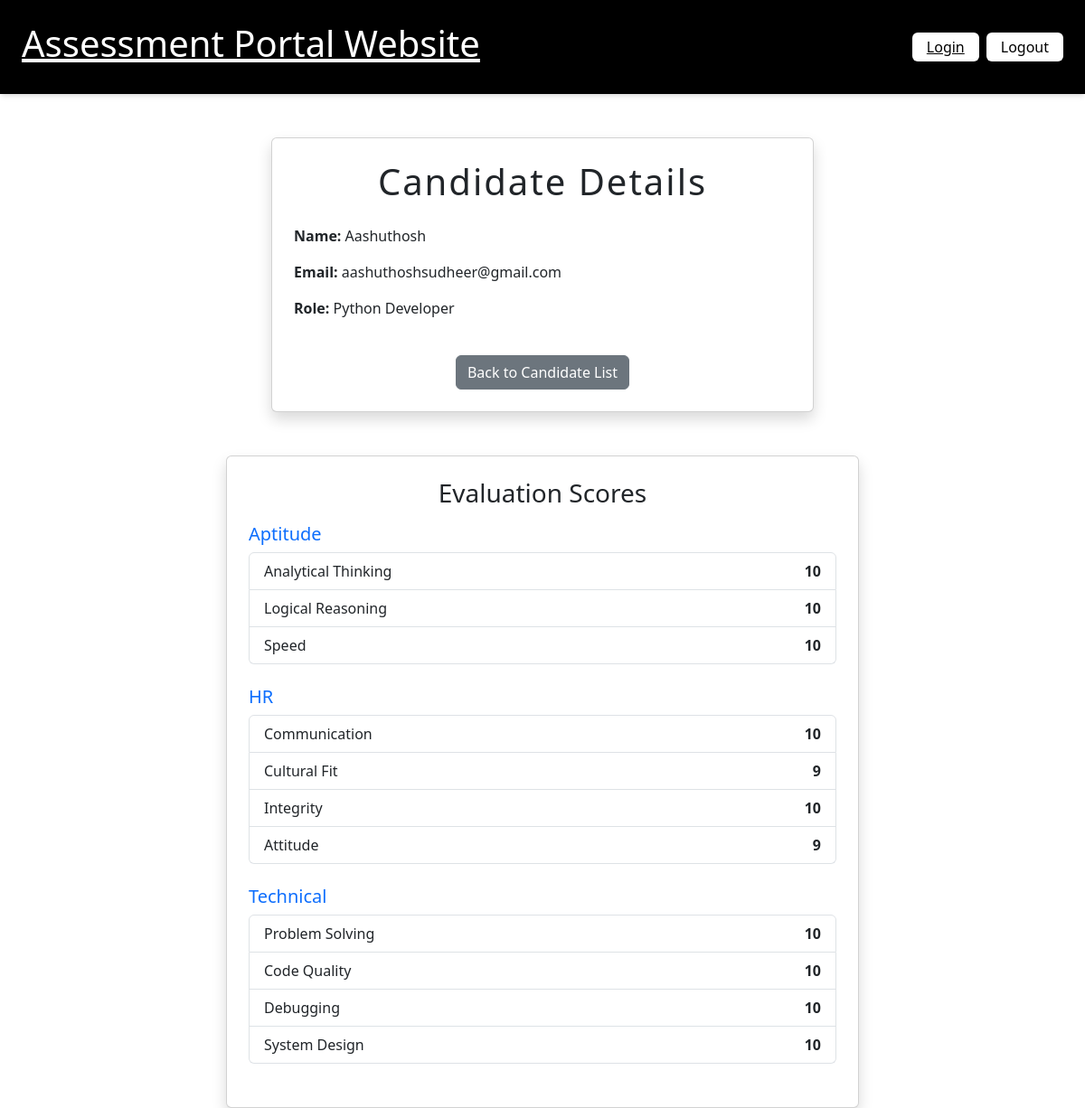
Page /candidatedetail/18/ on the committed database.
### assessment_app/models.py (models this page shows, shortened)
class Candidate(models.Model):
    name = models.CharField(max_length=30,null=False,blank=False)
    email = models.EmailField(null=False,blank=False)
    resume = models.FileField(upload_to="resumes/",blank=True,null=True)
    role = models.ForeignKey(Role,related_name='candidaterole',on_delete=models.CASCADE)

class Role(models.Model):
    title = models.CharField(max_length=40,null=False,blank=False,unique=True)
    def __str__(self):
        return self.title

class Criteria(models.Model):
    criteria_title = models.CharField(max_length=100)
    criteria_section = models.ForeignKey(Section, related_name='criteria', on_delete=models.CASCADE)
    criteria_description = models.TextField()

### assessment_app/views.py (the view)
# urls.py: path('candidatedetail/<int:pk>/',CandidateDetailView.as_view(),name='candidate-detail'),
class CandidateDetailView(DetailView):
    model = Candidate
    template_name = 'candidate/detail.html'
    context_object_name = 'object'
    def get_context_data(self, **kwargs):
        context = super().get_context_data(**kwargs)
        candidate = self.get_object()
        scores = (
            CandidateCriterionScore.objects
            .filter(candidate=candidate)
            .select_related('criterion__criteria', 'criterion__criteria__criteria_section')
            .order_by('criterion__criteria__criteria_section__title')
            .values(
                'criterion__criteria__criteria_section__title',
                'criterion__criteria__criteria_title',
                'score'
            )
        )
        grouped_scores = {}
        for s in scores:
            section = s['criterion__criteria__criteria_section__title']
            grouped_scores.setdefault(section, []).append({
                'criterion_title': s['criterion__criteria__criteria_title'],
                'score': s['score']
            })
        context['grouped_scores'] = grouped_scores
        return context

### templates/candidate/detail.html
{% extends 'home.html' %}
{% block content %}
<link href="https://cdn.jsdelivr.net/npm/bootstrap@5.3.0/dist/css/bootstrap.min.css" rel="stylesheet">
<div class="container mt-5">
    <div class="card shadow p-4 mx-auto" style="max-width: 600px;">
        <h1 class="text-center mb-4" style="letter-spacing: 2px;">Candidate Details</h1>
        <p><strong>Name:</strong> {{ object.name }}</p>
        <p><strong>Email:</strong> {{ object.email }}</p>
        <p><strong>Role:</strong> {{ object.role }}</p>
        <div class="text-center mt-4">
            <a href="{% url 'candidate-list' %}" class="btn btn-secondary">Back to Candidate List</a>
        </div>
    </div>
</div>
{% if grouped_scores %}
<div class="container mt-5">
    <div class="card shadow p-4 mx-auto" style="max-width: 700px;">
        <h3 class="text-center mb-3">Evaluation Scores</h3>
        {% for section, criteria_list in grouped_scores.items %}
            <div class="mb-4">
                <h5 class="text-primary">{{ section }}</h5>
                <ul class="list-group">
                    {% for c in criteria_list %}
                        <li class="list-group-item d-flex justify-content-between">
                            <span>{{ c.criterion_title }}</span>
                            <span class="fw-bold">{{ c.score }}</span>
                        </li>
                    {% endfor %}
                </ul>
            </div>
        {% endfor %}
    </div>
</div>
{% endif %}
{% endblock %}

### rows in the picture
Candidate: name "Aashuthosh", email "aashuthoshsudheer@gmail.com", role "Python Developer"
Criteria: criterion_title "Analytical Thinking", score "10"
Criteria: criterion_title "Logical Reasoning", score "10"
Criteria: criterion_title "Speed", score "10"
Criteria: criterion_title "Communication", score "10"
Criteria: criterion_title "Cultural Fit", score "9"
Criteria: criterion_title "Integrity", score "10"
Criteria: criterion_title "Attitude", score "9"
Criteria: criterion_title "Problem Solving", score "10"
Criteria: criterion_title "Code Quality", score "10"
Criteria: criterion_title "Debugging", score "10"
Criteria: criterion_title "System Design", score "10"

### other values in the picture
{{ section }} "Aptitude" "HR" "Technical"
